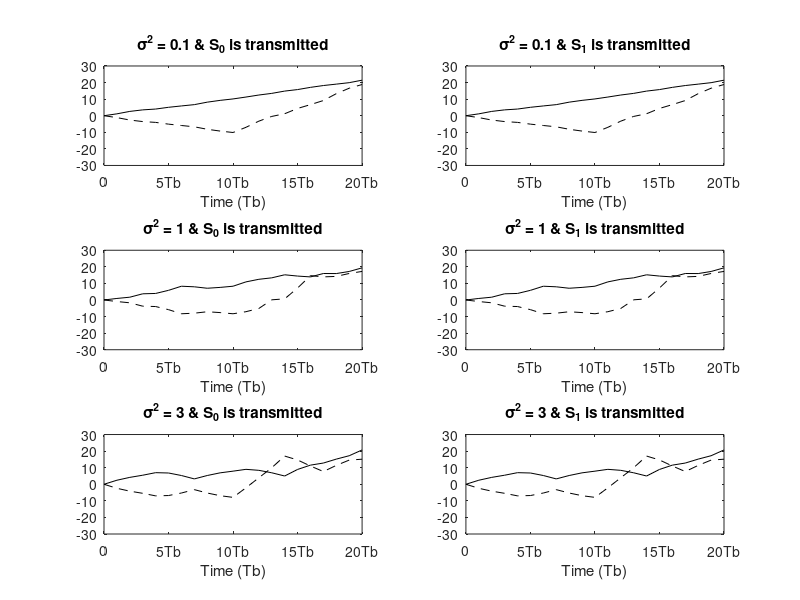

Here is the MATLAB script that generated this plot: (Note: this script raises an error after producing the figure.)
N = 20; 
A = 1;
t = 0:N; 
s0 = A * ones(1, N);
s1 = [A * ones(1, N/2), -A * ones(1, N/2)];
variances = [0.1, 1, 3];
num_variances = length(variances);
figure;
for idx = 1:num_variances
sigma2 = variances(idx);
% Case: noise ~ N(0, sigma2)
noise = randn(1, N) * sqrt(sigma2);
% Sub-case s = s0:
y0 = s0 + noise; 
output0 = conv(y0, fliplr(s0));
% Sub-case s = s1:
y1 = s1 + noise; 
output1 = conv(y1, fliplr(s1));
subplot(3, 2, idx * 2 - 1);
plot(t, [0, output0(1:N)], '-k', t, [0, output1(1:N)], '--k');
title(['\sigma^2 = ' num2str(sigma2) ' & S_0 is transmitted']);
set(gca, 'XTickLabel', {'0', '5Tb', '10Tb', '15Tb', '20Tb'});
axis([0 20 -30 30]);
xlabel('Time (Tb)');
subplot(3, 2, idx * 2);
plot(t, [0, output0(1:N)], '-k', t, [0, output1(1:N)], '--k');
title(['\sigma^2 = ' num2str(sigma2) ' & S_1 is transmitted']);
set(gca, 'XTickLabel', {'0', '5Tb', '10Tb', '15Tb', '20Tb'});
axis([0 20 -30 30]);
xlabel('Time (Tb)');
end
sgtitle('Exercise Problem 5.4');